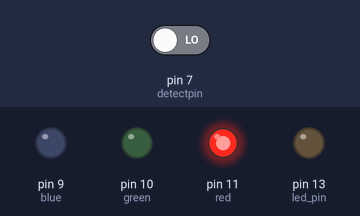
This sketch was run on a simulated Arduino Uno, built with avr-gcc and run on an emulated ATmega328P. On the bench: output pins drawn as LEDs (lit = HIGH). The inputs (shaded band) are chosen by the test bench; at power-on: pin 7 (detectpin) LOW.

Above: at 0.1 s.
Timing chart, 0 to 1.6 s (numbered marks = the images above):
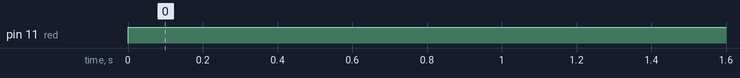

The sketch:

motionsensor.ino
```cpp
int led_pin = 13;
int detectpin = 7;
int sensor_state = LOW;
int input = LOW;
int red = 11;
int green = 10;
int blue = 9;
int count = 0;

void setup() {
  // put your setup code here, to run once:
  pinMode(led_pin, OUTPUT);
  pinMode(detectpin, INPUT);
  Serial.begin(9600);

  pinMode(red,OUTPUT);
  pinMode(green,OUTPUT);
  pinMode(blue,OUTPUT);
}

void loop() {
  // put your main code here, to run repeatedly:
  input = digitalRead(detectpin);

  digitalWrite(red,HIGH);
//
//  if(input == HIGH){
//    digitalWrite(led_pin,HIGH);
//    Serial.println("motion detected");
//    Serial.print("count : ");
//    Serial.println(count);
//    count++;
//  }else{
//    digitalWrite(led_pin,LOW);
//    Serial.println("motion end");
//  }
//  if(count > 10 && count < 20){
//       setColor(255,0,0);
//    }
//    else if(count > 20 && count < 30){
//      setColor(0,255,0);
//
//    }
//    else if(count > 30 && count <40){
//      setColor(0,0,255);
//    }
//    else{
//      analogWrite(red,LOW);
//      analogWrite(green,LOW);
//      analogWrite(blue,LOW);
//    }
    delay(1000);
}
void setColor(int redv, int greenv, int bluev){
  analogWrite(red,redv);
  analogWrite(green,greenv);
  analogWrite(blue,bluev);
}
```

Measured:
- by itself, pin 11 (red): LOW → HIGH at 0.00 s
